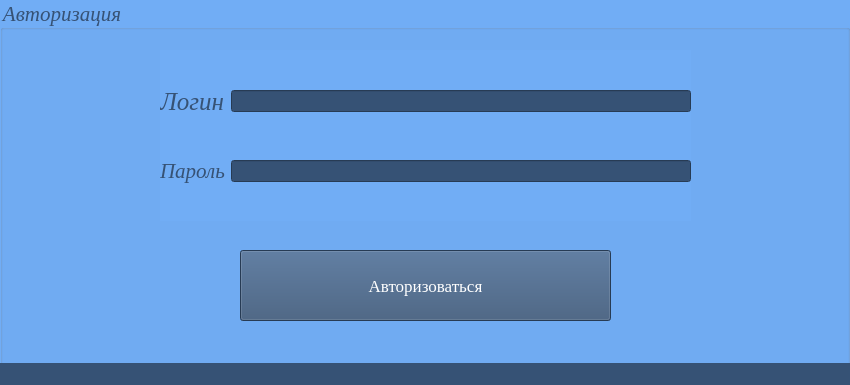
<?xml version="1.0" encoding="UTF-8"?>
<ui version="4.0">
 <class>vhod</class>
 <widget class="QMainWindow" name="vhod">
  <property name="geometry">
   <rect>
    <x>0</x>
    <y>0</y>
    <width>850</width>
    <height>385</height>
   </rect>
  </property>
  <property name="windowTitle">
   <string>HelpEnergy</string>
  </property>
  <property name="windowIcon">
   <iconset resource="images.qrc">
    <normaloff>:/images/account.png</normaloff>:/images/account.png</iconset>
  </property>
  <widget class="QWidget" name="centralwidget">
   <widget class="QGroupBox" name="groupBox">
    <property name="geometry">
     <rect>
      <x>0</x>
      <y>0</y>
      <width>850</width>
      <height>385</height>
     </rect>
    </property>
    <property name="font">
     <font>
      <family>Times New Roman</family>
      <pointsize>16</pointsize>
      <weight>50</weight>
      <italic>true</italic>
      <bold>false</bold>
      <underline>false</underline>
      <strikeout>false</strikeout>
      <kerning>false</kerning>
     </font>
    </property>
    <property name="layoutDirection">
     <enum>Qt::LeftToRight</enum>
    </property>
    <property name="autoFillBackground">
     <bool>false</bool>
    </property>
    <property name="styleSheet">
     <string notr="true">background-color: rgb(113, 173, 245);
color: rgb(54, 82, 117);


</string>
    </property>
    <property name="title">
     <string>Авторизация</string>
    </property>
    <widget class="QPushButton" name="pushButton">
     <property name="geometry">
      <rect>
       <x>240</x>
       <y>250</y>
       <width>371</width>
       <height>71</height>
      </rect>
     </property>
     <property name="font">
      <font>
       <family>Times New Roman</family>
       <pointsize>13</pointsize>
       <weight>50</weight>
       <italic>false</italic>
       <bold>false</bold>
      </font>
     </property>
     <property name="styleSheet">
      <string notr="true">background-color: rgb(54, 82, 117);
color: rgb(255, 255, 255);

font: 13pt ;</string>
     </property>
     <property name="text">
      <string>Авторизоваться</string>
     </property>
    </widget>
    <widget class="QWidget" name="layoutWidget">
     <property name="geometry">
      <rect>
       <x>160</x>
       <y>50</y>
       <width>531</width>
       <height>171</height>
      </rect>
     </property>
     <layout class="QVBoxLayout" name="verticalLayout">
      <item>
       <layout class="QHBoxLayout" name="horizontalLayout">
        <item>
         <widget class="QLabel" name="label">
          <property name="font">
           <font>
            <family>Times New Roman</family>
            <pointsize>19</pointsize>
            <italic>true</italic>
           </font>
          </property>
          <property name="styleSheet">
           <string notr="true"/>
          </property>
          <property name="text">
           <string>Логин</string>
          </property>
         </widget>
        </item>
        <item>
         <widget class="QLineEdit" name="login">
          <property name="styleSheet">
           <string notr="true">background-color: rgb(54, 82, 117);
color: rgb(255, 255, 255);



</string>
          </property>
         </widget>
        </item>
       </layout>
      </item>
      <item>
       <layout class="QHBoxLayout" name="horizontalLayout_2">
        <item>
         <widget class="QLabel" name="label_2">
          <property name="font">
           <font>
            <family>Times New Roman</family>
            <pointsize>16</pointsize>
            <italic>true</italic>
           </font>
          </property>
          <property name="styleSheet">
           <string notr="true"/>
          </property>
          <property name="text">
           <string>Пароль</string>
          </property>
         </widget>
        </item>
        <item>
         <widget class="QLineEdit" name="pass">
          <property name="styleSheet">
           <string notr="true">background-color: rgb(54, 82, 117);
color: rgb(255, 255, 255);



</string>
          </property>
         </widget>
        </item>
       </layout>
      </item>
     </layout>
    </widget>
   </widget>
  </widget>
  <widget class="QStatusBar" name="statusBar">
   <property name="font">
    <font>
     <family>Times New Roman</family>
     <pointsize>8</pointsize>
    </font>
   </property>
   <property name="styleSheet">
    <string notr="true">background-color: rgb(54, 82, 117);
color: rgb(255, 255, 255);



</string>
   </property>
  </widget>
 </widget>
 <resources>
  <include location="images.qrc"/>
 </resources>
 <connections/>
</ui>
